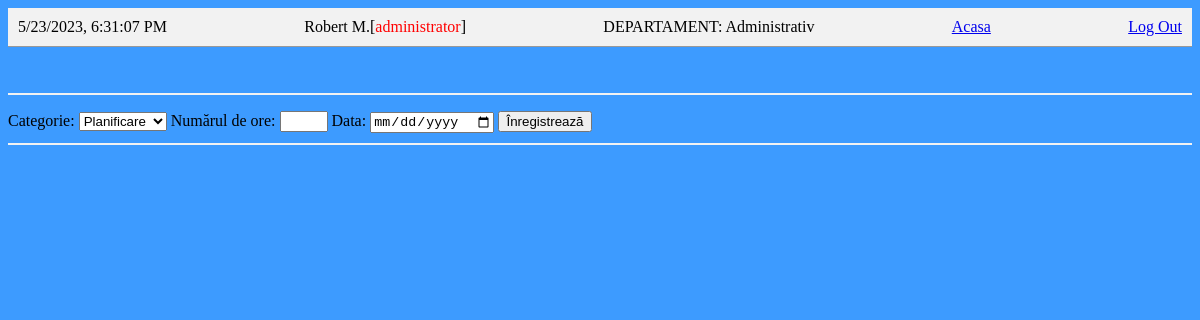
Screenshot of /User/adaugaureOreLucru.php (signed in) with the database file from the repository.
### tables this page shows
CREATE TABLE `users` (
  `id` int(11) NOT NULL,
  `name` varchar(255) NOT NULL,
  `email` varchar(255) NOT NULL,
  `password` varchar(255) NOT NULL,
  `role` varchar(255) DEFAULT 'user',
  `department_id` int(11) NOT NULL,
  `phone_number` varchar(15) DEFAULT NULL,
  `is_active` tinyint(1) NOT NULL DEFAULT '0'
);

CREATE TABLE `departments` (
  `id` int(11) NOT NULL,
  `name` varchar(255) NOT NULL
);

### User/adaugaureOreLucru.php (the view, shortened to what this page needs)
<?php
require_once '../inc/db.inc.php';
$email = $_SESSION['email'];
$query = "SELECT role FROM users WHERE Email = '$email'";
$result = mysqli_query($conn, $query);
if(mysqli_num_rows($result) == 1) {
  $row = mysqli_fetch_assoc($result);
  $role = $row['role'];
}
$query = "SELECT department_id FROM users WHERE Email = '$email'";
$result = mysqli_query($conn, $query);
if(mysqli_num_rows($result) == 1) {
  $row = mysqli_fetch_assoc($result);
  $department_id = $row['department_id'];
  $query = "SELECT name FROM departments WHERE id = $department_id";
  $result = mysqli_query($conn, $query);
  if(mysqli_num_rows($result) == 1) {
    $row = mysqli_fetch_assoc($result);
    $department_name = $row['name'];
  } else {
    header("Location: StartSeite.php");
    exit();
  }
} else {
  header("Location: StartSeite.php");
  exit();
}
$department = $department_name;
$query = "SELECT name FROM users WHERE Email = '$email'";
$result = mysqli_query($conn, $query);
if(mysqli_num_rows($result) == 1) {
  $row = mysqli_fetch_assoc($result);
  $nume = $row['name'];
} else {
  $nume = "Nedefinit";
}
$query = "SELECT id, nume_activitate FROM Categories WHERE departament_id = $department_id";
$result_categories = mysqli_query($conn, $query);
?>
<!DOCTYPE html>
<html>
<head>
	<link rel="stylesheet" type="text/css" href="../style/styleHomeUser.css">
</head>
<body>
    <div class="header">
        <div id="clock"></div>
        <div >
  <?php
    if ($role === 'user') {
      echo $nume . '[<span style="color: green;">' . $role . '</span>]';
    } else {
      echo $nume . '[<span style="color: red;">' . $role . '</span>]';
    }
  ?>
</div>
        <div><?php echo "DEPARTAMENT: ".$department ;?></div>
        <div><a href="../HomeUser.php" target="_self">Acasa</a></div>
        <div><a href="../inc/logout.php" target="_self">Log Out</a></div>
    </div>
    <br>
    <br>
	<div class="line"></div>
    <div class="form-container">
        <form action="AdaugaureOreLucru.php" method="POST">
            <label for="categorie">Categorie:</label>
            <select id="categorie" name="categorie">
                <?php
                    while($row = mysqli_fetch_assoc($result_categories)) {
                        echo "<option value='" . $row['id'] . "'>" . $row['nume_activitate'] . "</option>";
                    }
                ?>
            </select>
            <label for="numar_ore">Numărul de ore:</label>
            <input type="number" id="numar_ore" name="numar_ore" min="1" max="8" required>
            <label for="data">Data:</label>
            <input type="date" id="data" name="data" required>
            <input type="submit" value="Înregistrează" name="submit">
        </form>
    </div>
	<div class="line"></div>
</body>
</html>

### style/styleHomeUser.css (style rules this page uses)
body { background-color: #3d9bff; }
.header { display: flex; justify-content: space-between; align-items: center; padding: 10px; background-color: #f2f2f2; border-bottom: 1px solid #999; }
.line { height: 2px; background-color: #f2f2f2; margin-top: 10px; margin-bottom: 10px; }

### rows the page displays
users: name "Robert M.", role "administrator"
departments: name "Administrativ"

### other values shown
form field categorie "Planificare"
